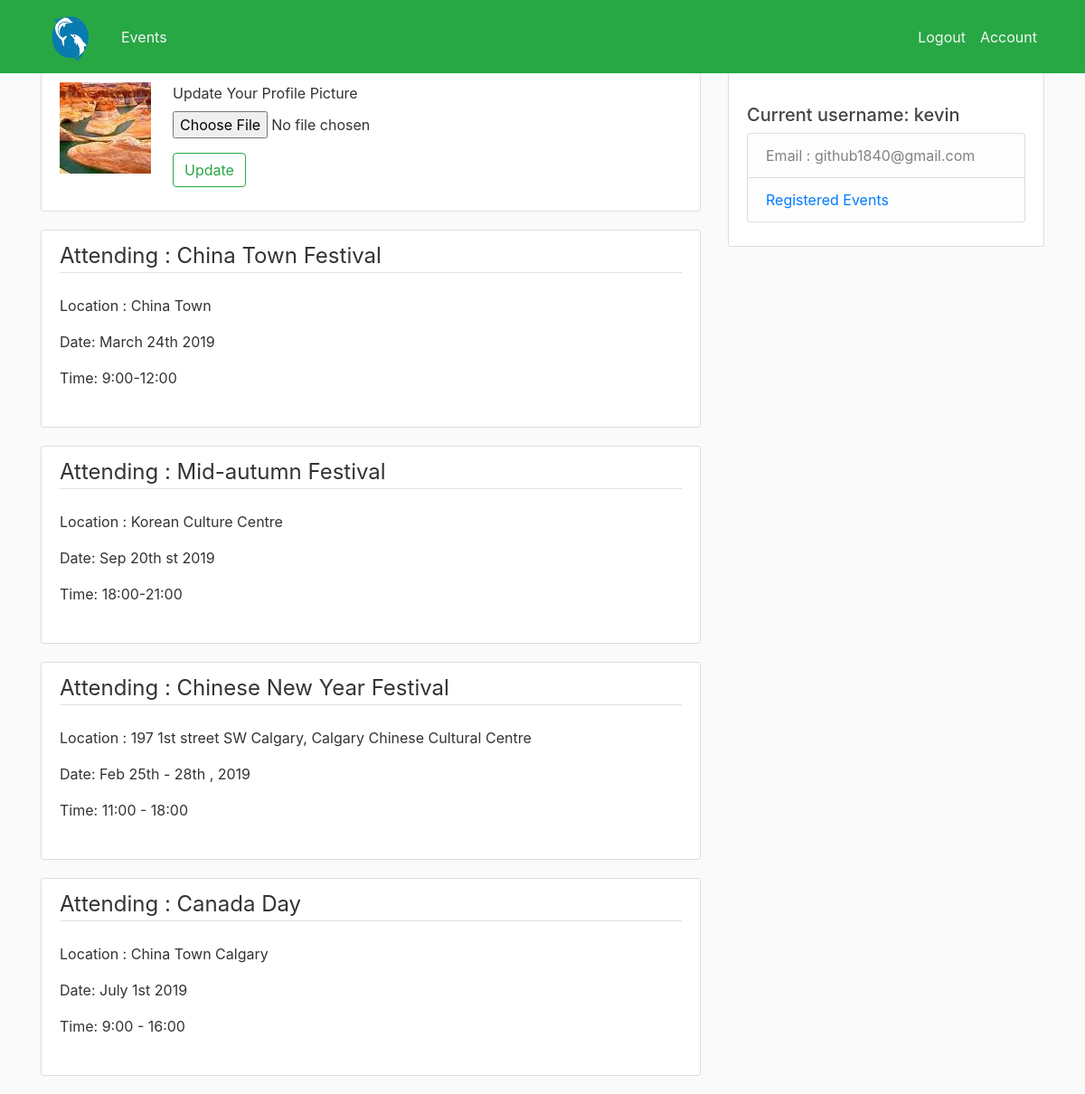
The app's page /account (signed in) with its own data.
### volunteer_blog/models.py (models this page shows, shortened)
class Join(db.Model):
    id = db.Column(db.Integer, primary_key=True)
    volunteering_hrs = db.Column(db.Integer, nullable=True)
    volunteering_pos = db.Column(db.String(30), nullable=True)
    volunteering_comm = db.Column(db.String(100), nullable=True)
    volunteer_contact = db.Column(db.String(30), nullable=False)
    volunteer_username = db.Column(db.String(30), nullable=False)
    volunteer_email = db.Column(db.String(30), nullable=False)
    organizer_id = db.Column(db.Integer, nullable=False)
    user_id = db.Column(db.Integer, db.ForeignKey('user.id'), nullable=False)
    post_id = db.Column(db.Integer, db.ForeignKey('post.id'), nullable=False)

class Post(db.Model):
    id = db.Column(db.Integer, primary_key=True)
    enroll_close_date = db.Column(db.String(30), nullable=True)
    location = db.Column(db.String(100), nullable=False)
    date = db.Column(db.String(30),  nullable=False)
    time = db.Column(db.String(30), nullable=False)
    title = db.Column(db.String(30),  nullable=False)
    content = db.Column(db.String(1000),  nullable=False)
    user_id = db.Column(db.Integer, db.ForeignKey('user.id'), nullable=False)
    post_created_time = db.Column(db.DateTime, nullable=False, default=datetime.utcnow)
    joins = db.relationship('Join', backref='post', lazy=True)

class User(db.Model, UserMixin):
    id = db.Column(db.Integer, primary_key=True)
    category = db.Column(db.String(30), nullable=False)
    username = db.Column(db.String(40), unique=True, nullable=False)
    email = db.Column(db.String(30), unique=True, nullable=False)
    telephone = db.Column(db.String(30), nullable=True)
    image_file = db.Column(db.String(30), nullable=False, default='default.jpg')
    password = db.Column(db.String(60), nullable=False)
    user_created_time = db.Column(db.DateTime, nullable=False, default=datetime.utcnow)
    authenticated = db.Column(db.Boolean, default=False)
    email_confirmation_sent_on = db.Column(db.DateTime, nullable=True)
    email_confirmed = db.Column(db.Boolean, nullable=True, default=False)
    email_confirmed_on = db.Column(db.DateTime, nullable=True)
    joins = db.relationship('Join', backref='organizer', lazy=True)
    posts = db.relationship('Post', backref='author', lazy=True)

### volunteer_blog/routes.py (the view)
@app.route('/account', methods=['GET','POST'])
@login_required
def account():
    form = UpdateAccountForm()
    if form.validate_on_submit:
        if form.picture.data:
            picture_file = save_picture(form.picture.data)
            current_user.image_file = picture_file
            flash('Updated Successfully', 'success')
        db.session.commit()
    image_file = url_for('static', filename='profile_pics/' + current_user.image_file)
    posts = Post.query.filter_by(user_id=current_user.id).all()
    or_joins = Join.query.filter_by(organizer_id=current_user.id).all()
    vo_joins = Join.query.filter_by(user_id=current_user.id).all()
    return render_template('account.html',title='Account', image_file=image_file, form=form,vo_joins=vo_joins,
                           or_joins=or_joins,posts=posts)

### volunteer_blog/forms.py
class UpdateAccountForm(FlaskForm):
    picture = FileField('Update Your Profile Picture',validators=[FileAllowed(['jpg', 'png'])])
    submit = SubmitField('Update')

### volunteer_blog/models.py (called while the page is built)
@login_manager.user_loader
def load_user(user_id):
    return User.query.get(int(user_id))

### volunteer_blog/templates/account.html (shortened to what this page needs)
{% extends "layout.html" %}
{% block content %}
    <div class="media content-section">
        <div class="media">
          <img class="mr-4" src={{ image_file }} >
          <div class="media-body">
              <form method="POST" action="" enctype="multipart/form-data">
                 <fieldset>
                    <div class="form-group">
                        {{ form.picture.label() }}
                        {{ form.picture(class='form-control-file')}}
                    </div>
                </fieldset>
                <div class="form-group">
                    {{ form.submit(class="btn btn-outline-success") }}
                </div>
              </form>
          </div>
        </div>
    </div>
 {% for join in vo_joins %}
        <div class="content-section">
            <fieldset class="form-group">
                <legend class="border-bottom mb-4">Attending : {{ join.post.title}}</legend>
                <div class="form-group">
                    <p>Location :  {{ join.post.location }}</p>
                </div>
                <div class="form-group">
                    <p>Date:  {{ join.post.date }}</p>
                </div>
                 <div class="form-group">
                    <p>Time:  {{ join.post.time}}</p>
                </div>
            </fieldset>
        </div>
    {% endfor %}
{% endblock content %}

### volunteer_blog/templates/layout.html (shortened to what this page needs)
<!DOCTYPE html>
<html>
<head>
    <link rel="stylesheet" href="https://maxcdn.bootstrapcdn.com/bootstrap/4.0.0/css/bootstrap.min.css">
    <link rel="stylesheet" type="text/css" href="{{ url_for('static', filename='main.css') }}">
</head>
<body>
   <header class="site-header">
      <nav class="navbar navbar-expand-md navbar-light bg-success fixed-top">
        <div class="container">
            <img class="rounded-circle article-img" src="{{ url_for('static', filename='profile_pics/' + 'logo.jpg') }}">
        <div class="navbar-nav">
            <a class="nav-item nav-link" href="{{ url_for('home') }}">Events</a>
        </div>
          <div class="collapse navbar-collapse" id="navbarToggle">
            <div class="navbar-nav">
                {% if current_user.is_authenticated %}
                    <a class="nav-item nav-link" href="{{ url_for('logout') }}"> Logout </a>
                    <a class="nav-item nav-link" href="{{ url_for('account') }}"> Account </a>
                {% else %}
                    <a class="nav-item nav-link" href="{{ url_for('login') }}">Login</a>
                    <a class="nav-item nav-link" href="{{ url_for('register') }}">Register</a>
                {% endif %}
            </div>
          </div>
        </div>
      </nav>
    </header>
    <main role="main" class="container">
      <div class="row">
        <div class="col-md-8">
          {% block content %}{% endblock %}
        </div>
          {% if current_user.is_authenticated %}
            <div class="col-md-4">
              <div class="content-section">
                  <br>
                <h5> Current username: {{ current_user.username }}</h5>
                  <ul class="list-group">
                    <li class="list-group-item list-group-item-light">Email : {{ current_user.email }}</li>
                    {% if  current_user.category == 'volunteer' %}
                        <li class="list-group-item list-group-item-light"><a href="{{ url_for('account') }}" > Registered Events </a> </li>
                    {% else %}
                        <li class="list-group-item list-group-item-light"><a href="{{ url_for('account') }}" > My Posted Events </a> </li>
                    {% endif %}
                  </ul>
              </div>
            </div>
          {% endif %}
      </div>
    </main>
</body>
</html>

### volunteer_blog/static/main.css (style rules this page uses)
body { background: #fafafa; color: #333333; margin-top: 5rem; }
h1, h2, h3, h4, h5, h6 { color: #444444; }
.site-header .navbar-nav .nav-link { color: #f5f5f5; }
.content-section { background: #ffffff; padding: 10px 20px; border: 1px solid #dddddd; border-radius: 3px; margin-bottom: 20px; }
.article-img { height: 65px; width: 65px; margin-right: 16px; }

### records on screen
Join: post "China Town Festival", post.location "China Town", post "March 24th 2019", post.time "9:00-12:00"
Join: post "Mid-autumn Festival", post.location "Korean Culture Centre", post "Sep 20th st 2019", post.time "18:00-21:00"
Join: post "Chinese New Year Festival", post.location "197 1st street SW Calgary, Calgary Chinese Cultural Centre", post "Feb 25th - 28th , 2019", post.time "11:00 - 18:00"
Join: post "Canada Day", post.location "China Town Calgary", post "July 1st 2019", post.time "9:00 - 16:00"
User: username "kevin", email "github1840@gmail.com"
